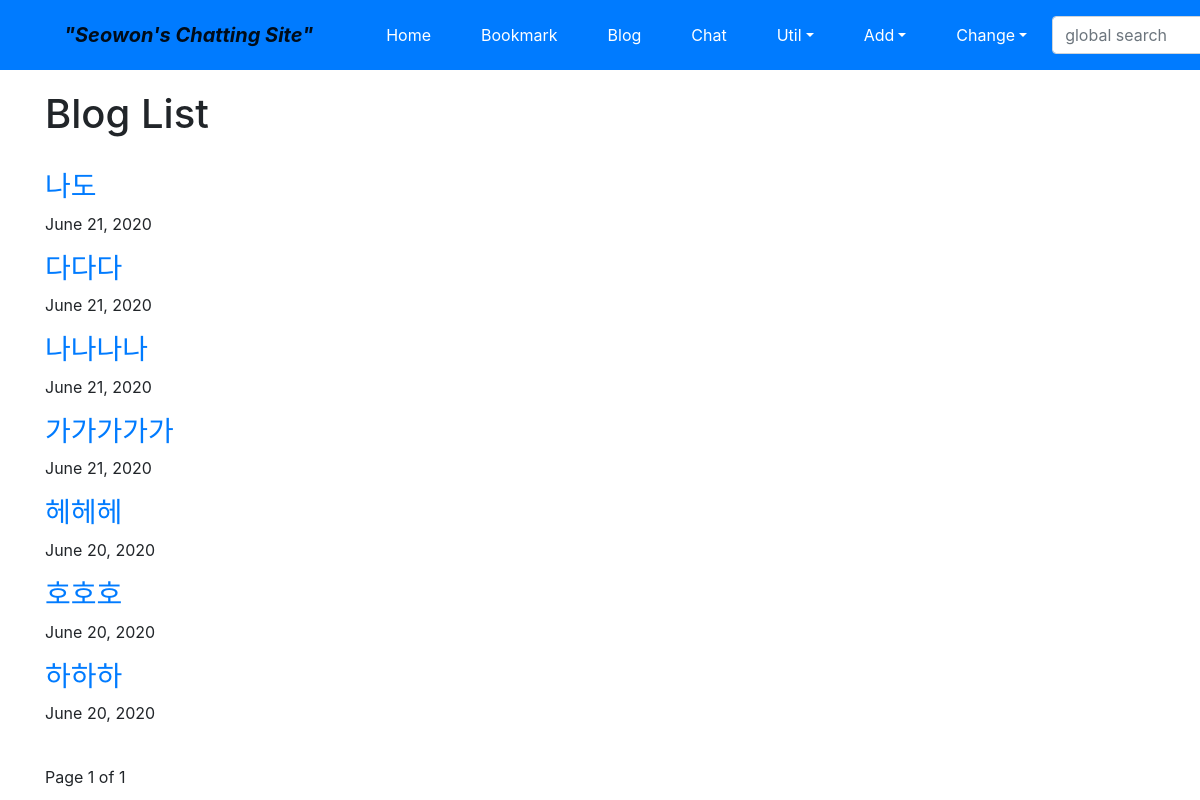
Screenshot of /blog/ with the database file from the repository.
### blog/models.py (models this page shows, shortened)
class Post(models.Model):
	title = models.CharField(verbose_name='TITLE', max_length=50)
	slug = models.SlugField('SLUG', unique=True, allow_unicode=True, help_text='one word for title alias.')
	description = models.CharField('DESCRIPTION', max_length=100, blank=True, help_text='simple description text.')
	content = models.TextField('CONTENT')
	create_dt = models.DateTimeField('CREATE DATE', auto_now_add=True)
	modify_dt = models.DateTimeField('MODIFY DATE', auto_now = True)
	owner = models.ForeignKey(User, on_delete=models.CASCADE, verbose_name='OWNER', blank=True, null=True)
	class Meta:
		verbose_name = 'post'
		verbose_name_plural = 'posts'
		db_table = 'blog_posts'
		ordering = ('-modify_dt',)
	def get_absolute_url(self):
		return reverse('blog:post_detail', args=(self.slug,))

### blog/views.py (the view)
# urls.py: path('', views.PostLV.as_view(), name = 'index'),
class PostLV(ListView) :
	model = Post
	template_name = 'blog/post_all.html'
	context_object_name = 'posts'
	paginate_by = 10

### blog/templates/blog/post_all.html (shortened to what this page needs)
{% extends "base.html" %}
{% block content %}
<h1>Blog List</h1>
<br>
{% for post in posts %}
	<h3><a href='{{post.get_absolute_url}}'>{{post.title}}</a></h3>
	{{ post.modify_dt|date:"N d, Y" }}
{% endfor %}
<br>
<div>
	<span>
		Page {{page_obj.number }} of {{page_obj.paginator.num_pages}}
	</span>
</div>
{% endblock %}

### rows the page displays
Post: title "나도", modify_dt "June 21, 2020"
Post: title "다다다", modify_dt "June 21, 2020"
Post: title "나나나나", modify_dt "June 21, 2020"
Post: title "가가가가가", modify_dt "June 21, 2020"
Post: title "헤헤헤", modify_dt "June 20, 2020"
Post: title "호호호", modify_dt "June 20, 2020"
Post: title "하하하", modify_dt "June 20, 2020"

### other values shown
{{ page_obj.number }} "1"
{{ page_obj.paginator.num_pages }} "1"
